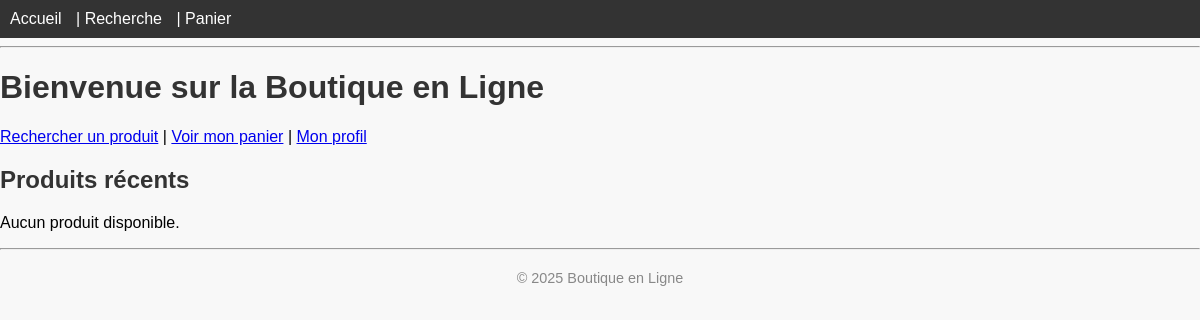
Before: / with the older database file.
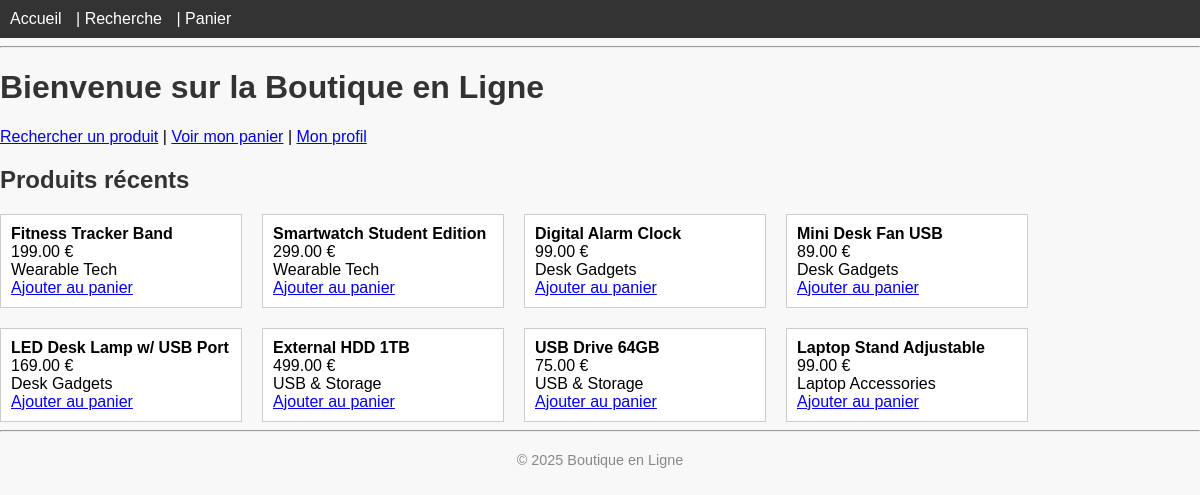
After: the same page with the newer database file.
### tables this page shows
CREATE TABLE IF NOT EXISTS produits (
    id INT AUTO_INCREMENT PRIMARY KEY,
    nom VARCHAR(100),
    description TEXT,
    prix DECIMAL(10,2),
    categorie VARCHAR(50),
    image VARCHAR(255)
);

### index.php (the view, shortened to what this page needs)
<?php
require_once 'includes/db.php';
include 'includes/header.php';
$products = $pdo->query('SELECT * FROM produits ORDER BY id DESC LIMIT 8')->fetchAll();
?>
<h1>Bienvenue sur la Boutique en Ligne</h1>
<p>
    <a href="search.php">Rechercher un produit</a> |
    <a href="cart.php">Voir mon panier</a> |
    <a href="profile.php">Mon profil</a>
</p>
<h2>Produits récents</h2>
<?php if (count($products) === 0) : ?>
    <p>Aucun produit disponible.</p>
<?php else : ?>
    <div style="display:flex; flex-wrap:wrap; gap:20px;">
    <?php foreach ($products as $prod) : ?>
        <div style="border:1px solid #ccc; padding:10px; width:220px; background:#fff;">
            <strong><?= htmlspecialchars($prod['nom']) ?></strong><br>
            <span><?= number_format($prod['prix'], 2) ?> €</span><br>
            <span><?= htmlspecialchars($prod['categorie']) ?></span><br>
            <a href="cart.php?add=<?= $prod['id'] ?>">Ajouter au panier</a>
        </div>
    <?php endforeach; ?>
    </div>
<?php endif; ?>
<?php include 'includes/footer.php'; ?>

### includes/header.php (shortened to what this page needs)
<!DOCTYPE html>
<html lang="fr">
<head>
    <link rel="stylesheet" href="assets/css/style.css">
</head>
<body>
<nav>
    <a href="index.php">Accueil</a> |
    <a href="search.php">Recherche</a> |
    <a href="cart.php">Panier</a>
</nav>
<hr>

### includes/footer.php
<hr>
<footer>
    <p>&copy; <?php echo date('Y'); ?> Boutique en Ligne</p>
</footer>
</body>
</html>

### assets/css/style.css (style rules this page uses)
body { font-family: Arial, sans-serif; background: #f8f8f8; margin: 0; padding: 0; }
nav { background: #333; color: #fff; padding: 10px; }
nav a { color: #fff; margin-right: 10px; text-decoration: none; }
h1, h2 { color: #333; }
footer { text-align: center; color: #888; font-size: 0.9em; margin: 20px 0; }

Changed rows visible on the page:
added produits: nom "Fitness Tracker Band", prix "199.00", categorie "Wearable Tech"
added produits: nom "Smartwatch Student Edition", prix "299.00", categorie "Wearable Tech"
added produits: nom "Digital Alarm Clock", prix "99.00", categorie "Desk Gadgets"
added produits: nom "Mini Desk Fan USB", prix "89.00", categorie "Desk Gadgets"
added produits: nom "LED Desk Lamp w/ USB Port", prix "169.00", categorie "Desk Gadgets"
added produits: nom "External HDD 1TB", prix "499.00", categorie "USB & Storage"
added produits: nom "USB Drive 64GB", prix "75.00", categorie "USB & Storage"
added produits: nom "Laptop Stand Adjustable", prix "99.00", categorie "Laptop Accessories"
Other visible differences:
text no longer shown: "Aucun produit disponible."
